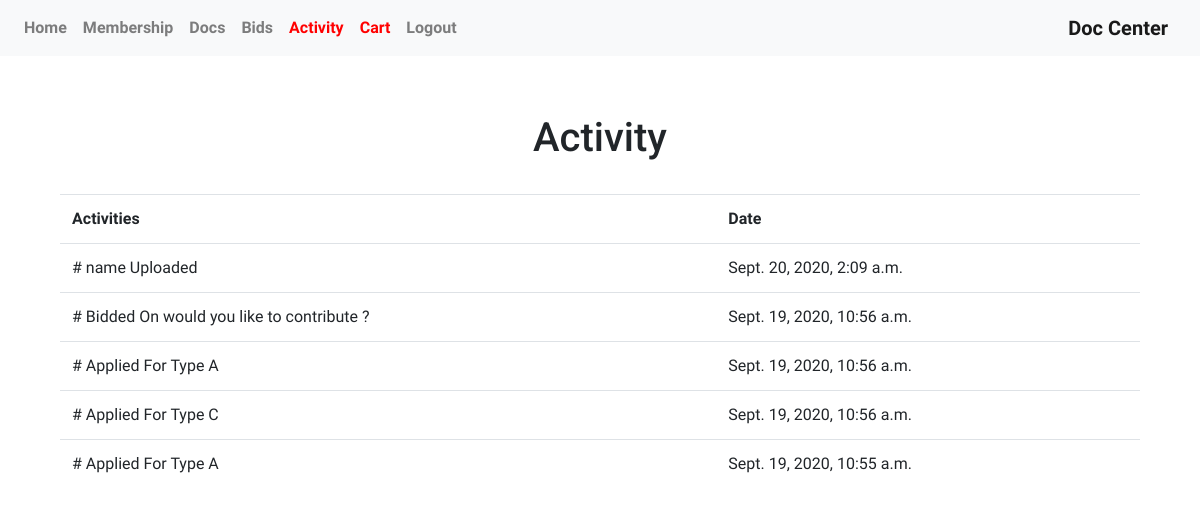
Page /activity/ (signed in) on the earlier database version.
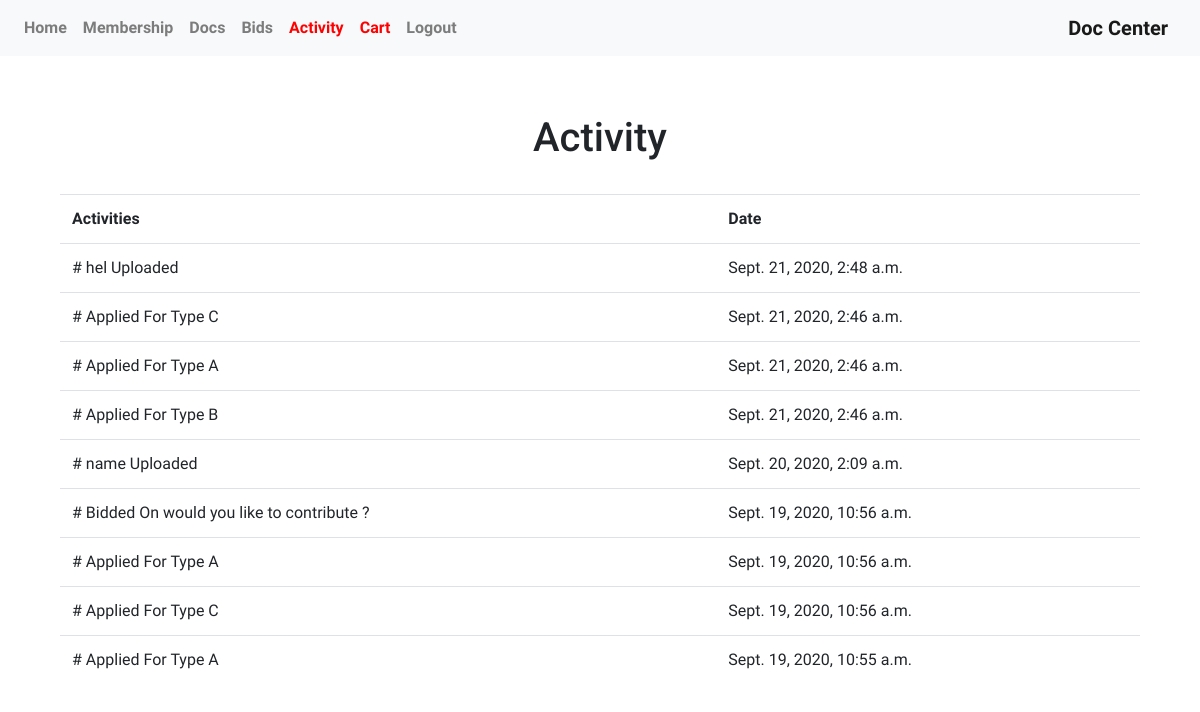
Same page on the later database version.
### doc_center_app/models.py (models this page shows)
class activity(models.Model):
    user_id = models.ForeignKey(User, on_delete=models.CASCADE)
    activity = models.CharField(max_length=1000)
    pub_date = models.DateTimeField(auto_now_add=True)

### doc_center_app/views.py (the view)
# urls.py: path('activity/', views.activity, name="activity"),
def activity(request):
    if User.objects.filter(username=request.user.username):
        act = models.activity.objects.filter(user_id=give_u(request.user.username)).order_by('-pub_date')
        return render(request, 'homepages/activity.html', {'act': act})
    else:
        return render(request, 'homepages/activity.html', {'act': None})

### doc_center_app/views.py (called while the page is built)
def give_u(uname):
    user = User.objects.get(username=uname)
    return user

### templates/homepages/activity.html (shortened to what this page needs)
{% extends 'base.html' %}
{% load static %}
{% block body %}
{% if user.is_authenticated %}
    <div id="home" class="container mx-auto text-center" style="margin: 10px 0px 80px 0px;">
        <div class="row">
            <div class="col-md-9 mx-auto text-center .col-md-pull-12">
                <h1>Activity</h1>
            </div>
        </div>
        <br>
        <div class="mx-auto text-left container table-responsive">
            <table class="table">
                <tr>
                    <td style="font-weight: 700;">Activities</td>
                    <td style="font-weight: 700;">Date</td>
                </tr>
                {% for a in act %}
                    <tr>
                        <td># {{ a.activity }}</td>
                        <td><time>{{ a.pub_date }}</time></td>
                    </tr>
                {% endfor %}
            </table>
        </div>
    </div>
{% endif %}
{% endblock %}

Differences in the rows shown:
added activity: activity "hel Uploaded", pub_date "Sept. 21, 2020, 2:48 a.m."
added activity: activity "Applied For Type C", pub_date "Sept. 21, 2020, 2:46 a.m."
added activity: activity "Applied For Type A", pub_date "Sept. 21, 2020, 2:46 a.m."
added activity: activity "Applied For Type B", pub_date "Sept. 21, 2020, 2:46 a.m."
